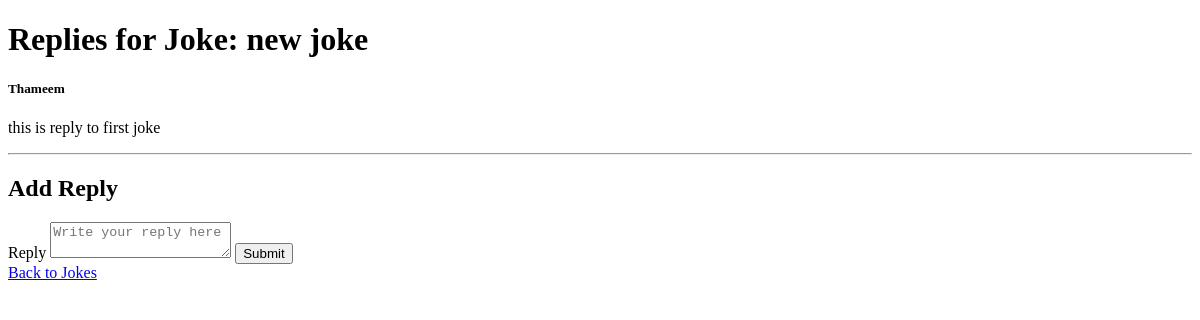
Before: /reply/1 (signed in) with the older database file.
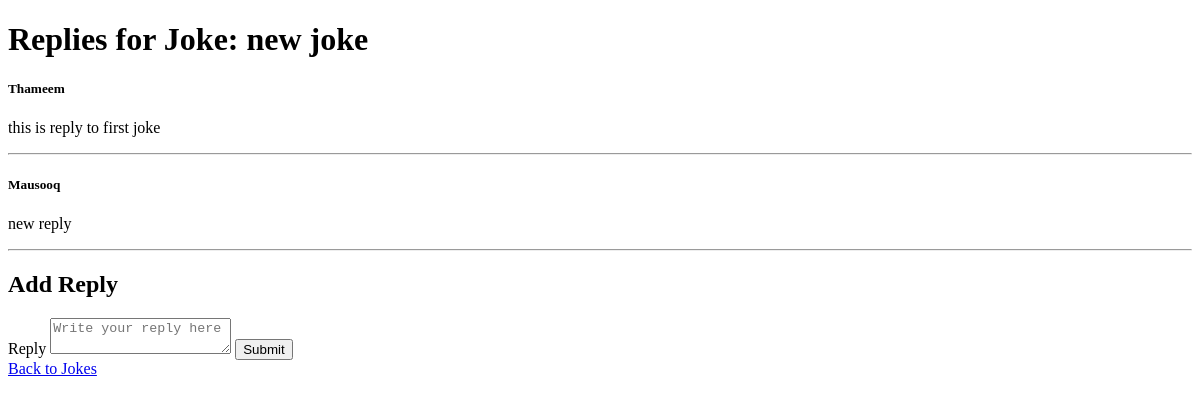
After: the same page with the newer database file.
### app.py (models this page shows)
class Reply(db.Model):
    id = db.Column(db.Integer, primary_key=True)
    user_id = db.Column(db.Integer, db.ForeignKey('user.id'), nullable=False)
    joke_id = db.Column(db.Integer, nullable=False)
    content = db.Column(db.Text, nullable=False)
    user = db.relationship('User', backref='replies')

class User(db.Model, UserMixin):
    id = db.Column(db.Integer, primary_key=True)
    username = db.Column(db.String(20), nullable=False, unique=True)
    email = db.Column(db.String(120), nullable=False, unique=True)
    password = db.Column(db.String(80), nullable=False)

### app.py (the view)
@app.route('/reply/<int:joke_id>', methods=['GET', 'POST'])
@login_required
def reply_joke(joke_id):
    joke = NormalJoke.query.get_or_404(joke_id)
    replies = Reply.query.filter_by(joke_id=joke_id).all()
    form = ReplyForm()
    if form.validate_on_submit():
        reply = Reply(user_id=current_user.id, joke_id=joke_id, content=form.content.data)
        db.session.add(reply)
        db.session.commit()
        flash('Your reply has been added.', 'success')
        return redirect(url_for('reply_joke', joke_id=joke_id))
    return render_template('reply_joke.html', joke=joke, replies=replies, form=form)

### app.py
class ReplyForm(FlaskForm):
    content = TextAreaField('Reply', validators=[InputRequired()])
    submit = SubmitField('Submit')

### app.py (called while the page is built)
@login_manager.user_loader
def load_user(user_id):
    return User.query.get(int(user_id))

### templates/reply_joke.html
{% extends 'layout.html' %} {% block title %} Replies {% endblock title %} {%
block body %}
<h1>Replies for Joke: {{ joke.joke }}</h1>
{% for reply in replies %}
<div>
  <h5>{{ reply.user.username }}</h5>
  <p>{{ reply.content }}</p>
  <hr />
</div>
{% endfor %}
<h2>Add Reply</h2>
<form method="POST" action="">
  {{ form.hidden_tag() }} {{ form.content.label }} {{
  form.content(class="form-control", placeholder="Write your reply here") }} {{
  form.submit(class="btn btn-primary") }}
</form>
<a href="{{ url_for('normal_jokes') }}" class="btn btn-secondary"
  >Back to Jokes</a
>
{% endblock body %}

Changed rows visible on the page:
added Reply: user.username "Mausooq", content "new reply"
